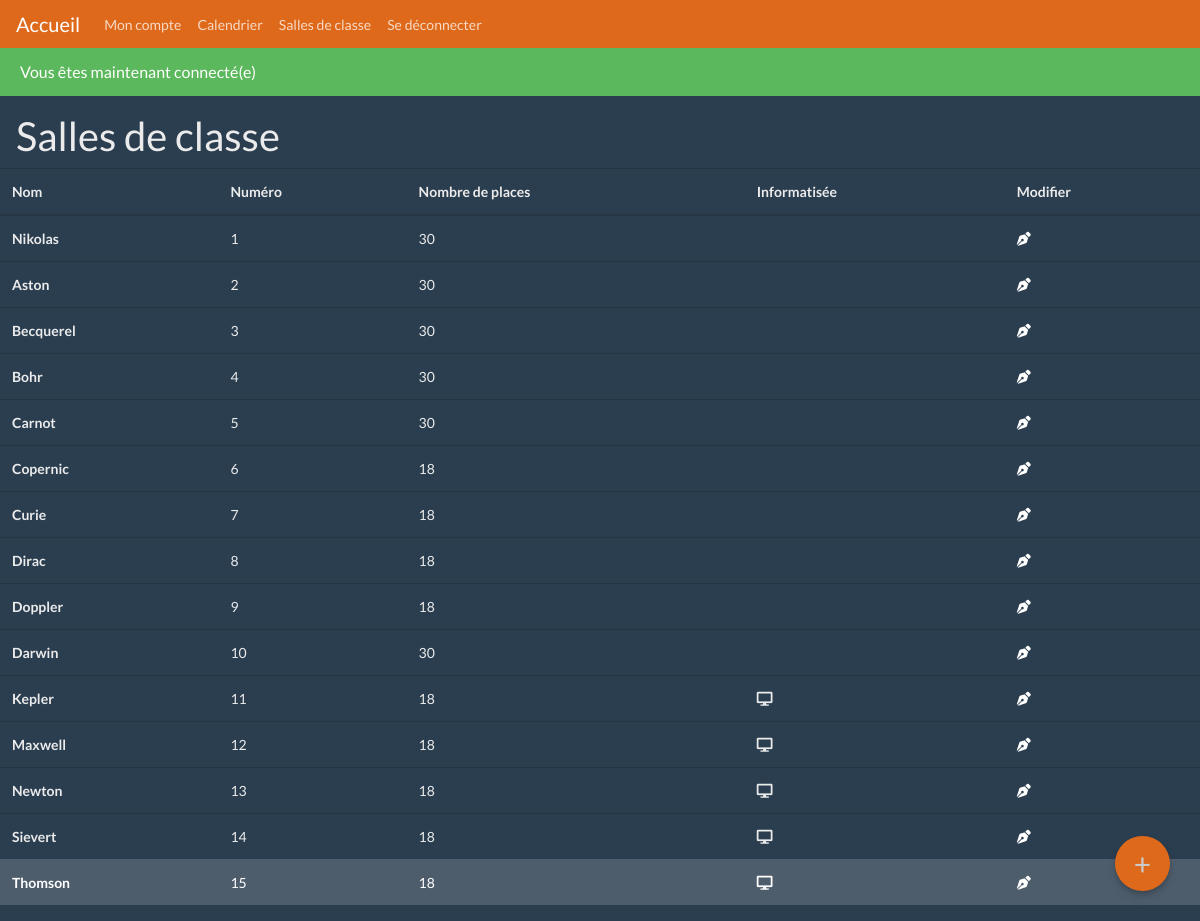
The app's page /public/classroom.php (signed in) with its own data.
### tables this page shows
CREATE TABLE IF NOT EXISTS `classrooms` (
  `id` int(11) NOT NULL AUTO_INCREMENT,
  `name` varchar(50) NOT NULL,
  `number_places` int(11) NOT NULL,
  `computerized` tinyint(1) NOT NULL,
  `locked_at` datetime DEFAULT NULL,
  PRIMARY KEY (`id`)
);

### src/bootstrap.php (called while the page is built, shortened)
<?php
function get_pdo(): PDO {
    return new PDO('mysql:host=localhost;dbname=ppe1', 'root', '', [
        PDO::ATTR_ERRMODE => PDO::ERRMODE_EXCEPTION,
        PDO::ATTR_DEFAULT_FETCH_MODE => PDO::FETCH_ASSOC
    ]);
}
function is_admin(): bool {
    if($_SESSION['auth']['id_league']==0){
        return true;
    }else{
        return false;
    }
}
function booked_now(array $classroom): bool{
    $pdo = get_pdo();
    $req = $pdo->prepare("SELECT * FROM events WHERE NOW() BETWEEN start AND end AND id_classroom=?");
    $req->execute([$classroom['id']]);
    $events = $req->fetch();
    if($events){
        return true;
    } else{
        return false;
    }
}
function locked(array $classroom): bool{
    $pdo = get_pdo();
    $req = $pdo->prepare("SELECT * FROM classrooms WHERE locked_at IS NOT NULL AND id=?");
    $req->execute([$classroom['id']]);
    $is_locked = $req->fetch();
    if($is_locked){
        return true;
    } else{
        return false;
    }
}
function computerized(array $classroom): bool{
    if($classroom['computerized']){
        return true;
    } else{
        return false;
    }
}
?>

### public/classroom.php (the view, shortened to what this page needs)
<?php
require '../src/bootstrap.php';
$pdo = get_pdo();
$req = $pdo->query("SELECT * FROM classrooms");
$classrooms = $req->fetchall();
?>
<div class="d-flex flex-row align-items-center justify-content-between mx-sm-3">
    <h1>Salles de classe</h1>
</div>
<table class="table table-hover">
    <thead>
        <tr>
            <th scope="col">Nom</th>
            <th scope="col">Numéro</th>
            <th scope="col">Nombre de places</th>
            <th scope="col">Informatisée</th>
            <?php if( is_admin()):?>
                <th scope="col">Modifier</th>
            <?php endif;?>
        </tr>
    </thead>
    <tbody>
        <?php foreach($classrooms as $classroom): ?>
            <tr class="<?= booked_now($classroom)? 'table-primary' : ''; ?><?= locked($classroom)? 'table-dark' : ''; ?>">
                <th scope="row"><?= $classroom['name'] ;?></th>
                <td><?= $classroom['id'];?></td>
                <td><?= $classroom['number_places'];?></td>
                <td><?= computerized($classroom)? '<i class="fas fa-desktop"></i>' : '';?></td>
                <?php if( is_admin()):?>
                    <td scope="col"><a href="editClassroom.php?id=<?= $classroom['id'];?>"><i class="fas fa-pen-nib"></i></a></td>
                <?php endif;?>
            </tr>
        <?php endforeach; ?>
    </tbody>
</table>
<?php if( is_admin()):?>
    <a href="addClassroom.php" class="calendar__button">+</a>
<?php endif;?>

### public/css/calendar.css (style rules this page uses)
.calendar__button { display: block; width: 55px; height: 55px; line-height: 55px; text-align: center; color: #ccc; font-size: 30px; background-color: #df691a; border-radius: 50%; box-shadow: 0 6px 10px 0 #0000001a, 0 3px 5px -1px #0003; position: absolute; bottom: 30px; right: 30px; text-decoration: none; transition: transform 0.3s; }

### records on screen
classrooms: name "Nikolas", id "1", number_places "30"
classrooms: name "Aston", id "2", number_places "30"
classrooms: name "Becquerel", id "3", number_places "30"
classrooms: name "Bohr", id "4", number_places "30"
classrooms: name "Carnot", id "5", number_places "30"
classrooms: name "Copernic", id "6", number_places "18"
classrooms: name "Curie", id "7", number_places "18"
classrooms: name "Dirac", id "8", number_places "18"
classrooms: name "Doppler", id "9", number_places "18"
classrooms: name "Darwin", id "10", number_places "30"
classrooms: name "Kepler", id "11", number_places "18"
classrooms: name "Maxwell", id "12", number_places "18"
classrooms: name "Newton", id "13", number_places "18"
classrooms: name "Sievert", id "14", number_places "18"
classrooms: name "Thomson", id "15", number_places "18"

### other values on screen
$message "Vous êtes maintenant connecté(e)"
